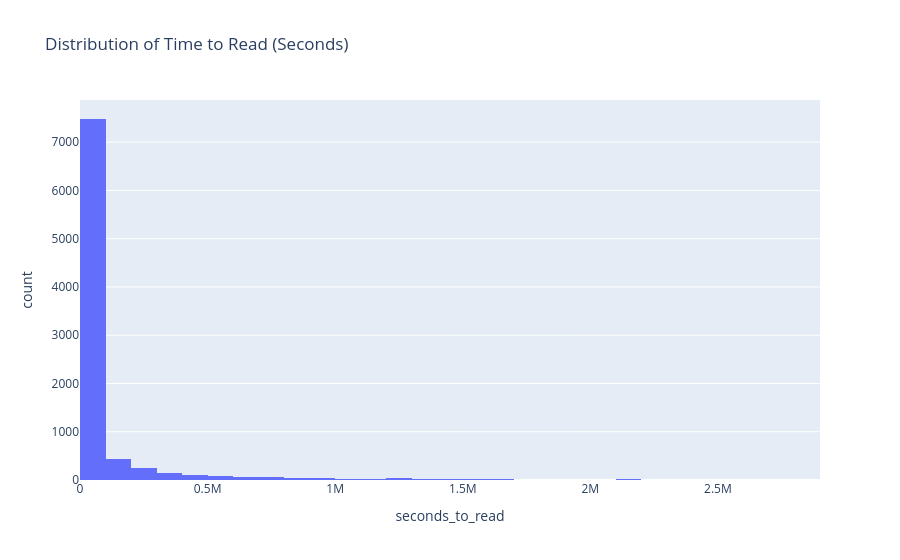

The notebook cell this image was saved under:
### Code cell
import plotly.express as px

fig = px.histogram(
    df_read_time,
    x="seconds_to_read",
    nbins=50,
    title="Distribution of Time to Read (Seconds)"
)

fig.show()

### Figure 1 — Plotly figure (JSON) as saved in the notebook; plotly's stock layout.template omitted (floating-point values rounded to 4 significant figures; data arrays with more than 128 entries replaced by an {"elided": "..."} marker saying what was removed)
{"data": [{"bingroup": "x", "hovertemplate": "seconds_to_read=%{x}<br>count=%{y}<extra></extra>", "legendgroup": "", "marker": {"color": "#636efa", "pattern": {"shape": ""}}, "name": "", "nbinsx": 50, "orientation": "v", "showlegend": false, "type": "histogram", "x": {"elided": "8907 int values"}, "xaxis": "x", "yaxis": "y"}], "layout": {"barmode": "relative", "legend": {"tracegroupgap": 0}, "title": {"text": "Distribution of Time to Read (Seconds)"}, "xaxis": {"anchor": "y", "domain": [0, 1], "title": {"text": "seconds_to_read"}}, "yaxis": {"anchor": "x", "domain": [0, 1], "title": {"text": "count"}}}}
